Frame 1 (no input): blank canvas, image omitted
Frame 60 (the mouse pressed at the canvas centre just before this capture): blank canvas, image omitted
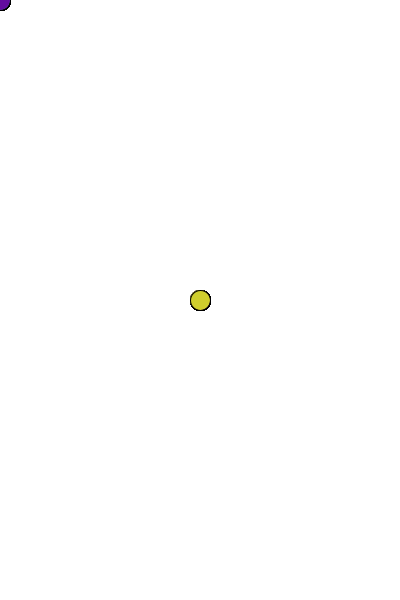
Frame 120 (the mouse held since frame 60 and released just before this capture)

The Processing sketch whose frames 1 and 60 were blank and that drew this single picture after the mouse press (run headless with seeded random() and noise(); from frame 60 on, the mouse is pressed at the canvas centre):

// Processing sketch: processing_98672
// ── processing_98672.pde

void setup()
{
  size(400, 600);
  background(255, 255, 255);
  smooth();
  frameRate(60);
}

void draw()
{
  ellipse(mouseX, mouseY, 20, 20); 
  fill( random(255), random(255), random(255) );
}

void keyPressed()
{
  background(255, 255, 255);
}
